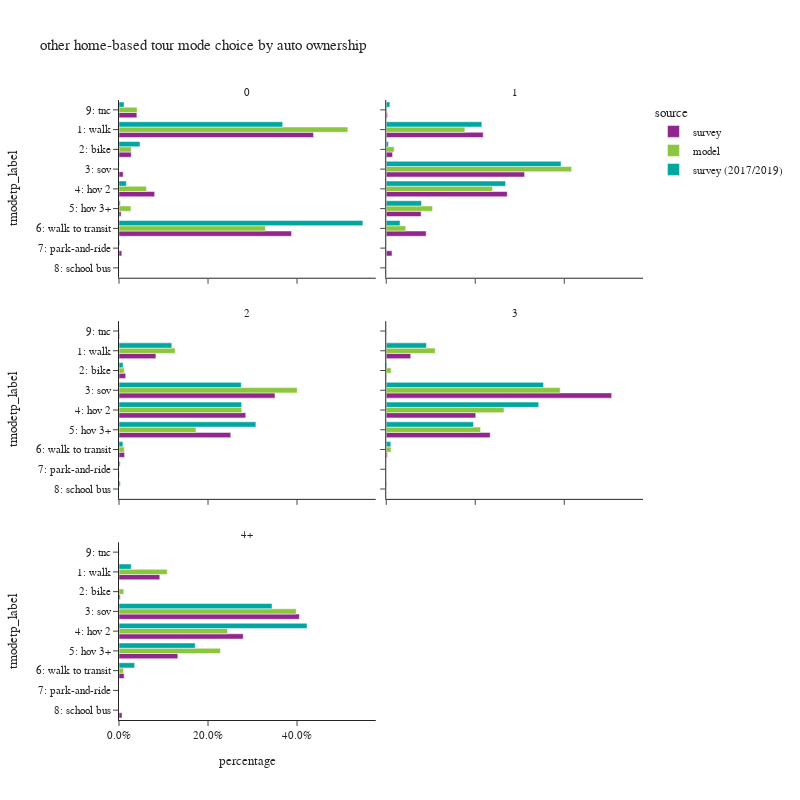

Source (notebook cell):
### Code cell
plot_mode_choice(hb_tour.filter(pl.col("auto_ownership_4+")!="-1"),
                "auto_ownership_4+",
                 {"auto_ownership_4+":["0","1","2","3","4+"],
                  "tmodetp_label":["1: walk","2: bike","3: sov","4: hov 2","5: hov 3+","6: walk to transit",
                                   "7: park-and-ride","8: school bus","9: other–survey only"]},
                 "auto ownership",2,800)

### Figure 1 — Plotly figure (JSON) as saved in the notebook; plotly's stock layout.template omitted (floating-point values rounded to 4 significant figures)
{"data": [{"alignmentgroup": "True", "customdata": [[6], [247], [28], [10], [17], [13], [132], [5], [1], [13]], "hovertemplate": "source=survey<br>auto_ownership_4+=0<br>percentage=%{x}<br>tmodetp_label=%{y}<br>sample_count=%{customdata[0]}<extra></extra>", "legendgroup": "survey", "marker": {"color": "#91268F", "pattern": {"shape": ""}}, "name": "survey", "offsetgroup": "survey", "orientation": "h", "showlegend": true, "textposition": "auto", "type": "bar", "x": [0.006633, 0.437, 0.0276, 0.009415, 0.08019, 0.004768, 0.3877, 0.006335, 0.0001828, 0.04014], "xaxis": "x5", "y": [null, "1: walk", "2: bike", "3: sov", "4: hov 2", "5: hov 3+", "6: walk to transit", "7: park-and-ride", "8: school bus", "9: tnc"], "yaxis": "y5"}, {"alignmentgroup": "True", "customdata": [[7], [460], [54], [587], [313], [177], [55], [6], [2], [6]], "hovertemplate": "source=survey<br>auto_ownership_4+=1<br>percentage=%{x}<br>tmodetp_label=%{y}<br>sample_count=%{customdata[0]}<extra></extra>", "legendgroup": "survey", "marker": {"color": "#91268F", "pattern": {"shape": ""}}, "name": "survey", "offsetgroup": "survey", "orientation": "h", "showlegend": false, "textposition": "auto", "type": "bar", "x": [0.001129, 0.2179, 0.01424, 0.3109, 0.2719, 0.07841, 0.08966, 0.01297, 4.134e-05, 0.002787], "xaxis": "x6", "y": [null, "1: walk", "2: bike", "3: sov", "4: hov 2", "5: hov 3+", "6: walk to transit", "7: park-and-ride", "8: school bus", "9: tnc"], "yaxis": "y6"}, {"alignmentgroup": "True", "customdata": [[3], [203], [20], [527], [396], [292], [14], [5], [1], [5]], "hovertemplate": "source=survey<br>auto_ownership_4+=2<br>percentage=%{x}<br>tmodetp_label=%{y}<br>sample_count=%{customdata[0]}<extra></extra>", "legendgroup": "survey", "marker": {"color": "#91268F", "pattern": {"shape": ""}}, "name": "survey", "offsetgroup": "survey", "orientation": "h", "showlegend": false, "textposition": "auto", "type": "bar", "x": [0.0009524, 0.08289, 0.01507, 0.3504, 0.2848, 0.2511, 0.01255, 0.0006163, 0.0001513, 0.001485], "xaxis": "x3", "y": [null, "1: walk", "2: bike", "3: sov", "4: hov 2", "5: hov 3+", "6: walk to transit", "7: park-and-ride", "8: school bus", "9: tnc"], "yaxis": "y3"}, {"alignmentgroup": "True", "customdata": [[1], [40], [3], [199], [96], [56], [2]], "hovertemplate": "source=survey<br>auto_ownership_4+=3<br>percentage=%{x}<br>tmodetp_label=%{y}<br>sample_count=%{customdata[0]}<extra></extra>", "legendgroup": "survey", "marker": {"color": "#91268F", "pattern": {"shape": ""}}, "name": "survey", "offsetgroup": "survey", "orientation": "h", "showlegend": false, "textposition": "auto", "type": "bar", "x": [0.0005251, 0.05508, 0.000828, 0.5065, 0.2011, 0.2336, 0.00238], "xaxis": "x4", "y": [null, "1: walk", "2: bike", "3: sov", "4: hov 2", "5: hov 3+", "6: walk to transit"], "yaxis": "y4"}, {"alignmentgroup": "True", "customdata": [[2], [14], [3], [73], [48], [17], [3], [1]], "hovertemplate": "source=survey<br>auto_ownership_4+=4+<br>percentage=%{x}<br>tmodetp_label=%{y}<br>sample_count=%{customdata[0]}<extra></extra>", "legendgroup": "survey", "marker": {"color": "#91268F", "pattern": {"shape": ""}}, "name": "survey", "offsetgroup": "survey", "orientation": "h", "showlegend": false, "textposition": "auto", "type": "bar", "x": [0.07065, 0.09165, 0.002728, 0.4053, 0.2791, 0.1322, 0.01152, 0.006883], "xaxis": "x", "y": [null, "1: walk", "2: bike", "3: sov", "4: hov 2", "5: hov 3+", "6: walk to transit", "8: school bus"], "yaxis": "y"}, {"alignmentgroup": "True", "customdata": [[8], [88949], [4749], [10663], [4653], [56921], [7056]], "hovertemplate": "source=model<br>auto_ownership_4+=0<br>percentage=%{x}<br>tmodetp_label=%{y}<br>sample_count=%{customdata[0]}<extra></extra>", "legendgroup": "model", "marker": {"color": "#8CC63E", "pattern": {"shape": ""}}, "name": "model", "offsetgroup": "model", "orientation": "h", "showlegend": true, "textposition": "auto", "type": "bar", "x": [4.624e-05, 0.5142, 0.02745, 0.06164, 0.0269, 0.329, 0.04079], "xaxis": "x5", "y": [null, "1: walk", "2: bike", "4: hov 2", "5: hov 3+", "6: walk to transit", "9: tnc"], "yaxis": "y5"}, {"alignmentgroup": "True", "customdata": [[20], [122504], [12448], [288842], [165541], [72176], [30320], [1348]], "hovertemplate": "source=model<br>auto_ownership_4+=1<br>percentage=%{x}<br>tmodetp_label=%{y}<br>sample_count=%{customdata[0]}<extra></extra>", "legendgroup": "model", "marker": {"color": "#8CC63E", "pattern": {"shape": ""}}, "name": "model", "offsetgroup": "model", "orientation": "h", "showlegend": false, "textposition": "auto", "type": "bar", "x": [2.885e-05, 0.1767, 0.01796, 0.4167, 0.2388, 0.1041, 0.04374, 0.001945], "xaxis": "x6", "y": [null, "1: walk", "2: bike", "3: sov", "4: hov 2", "5: hov 3+", "6: walk to transit", "9: tnc"], "yaxis": "y6"}, {"alignmentgroup": "True", "customdata": [[21], [135767], [12937], [431170], [297011], [186224], [12789], [1011]], "hovertemplate": "source=model<br>auto_ownership_4+=2<br>percentage=%{x}<br>tmodetp_label=%{y}<br>sample_count=%{customdata[0]}<extra></extra>", "legendgroup": "model", "marker": {"color": "#8CC63E", "pattern": {"shape": ""}}, "name": "model", "offsetgroup": "model", "orientation": "h", "showlegend": false, "textposition": "auto", "type": "bar", "x": [1.95e-05, 0.1261, 0.01201, 0.4004, 0.2758, 0.1729, 0.01188, 0.0009388], "xaxis": "x3", "y": [null, "1: walk", "2: bike", "3: sov", "4: hov 2", "5: hov 3+", "6: walk to transit", "9: tnc"], "yaxis": "y3"}, {"alignmentgroup": "True", "customdata": [[8], [60458], [6044], [214846], [145454], [116448], [5949], [483]], "hovertemplate": "source=model<br>auto_ownership_4+=3<br>percentage=%{x}<br>tmodetp_label=%{y}<br>sample_count=%{customdata[0]}<extra></extra>", "legendgroup": "model", "marker": {"color": "#8CC63E", "pattern": {"shape": ""}}, "name": "model", "offsetgroup": "model", "orientation": "h", "showlegend": false, "textposition": "auto", "type": "bar", "x": [1.455e-05, 0.11, 0.011, 0.3908, 0.2646, 0.2118, 0.01082, 0.0008787], "xaxis": "x4", "y": [null, "1: walk", "2: bike", "3: sov", "4: hov 2", "5: hov 3+", "6: walk to transit", "9: tnc"], "yaxis": "y4"}, {"alignmentgroup": "True", "customdata": [[3], [37874], [3761], [139105], [85234], [79610], [3527], [275]], "hovertemplate": "source=model<br>auto_ownership_4+=4+<br>percentage=%{x}<br>tmodetp_label=%{y}<br>sample_count=%{customdata[0]}<extra></extra>", "legendgroup": "model", "marker": {"color": "#8CC63E", "pattern": {"shape": ""}}, "name": "model", "offsetgroup": "model", "orientation": "h", "showlegend": false, "textposition": "auto", "type": "bar", "x": [8.586e-06, 0.1084, 0.01076, 0.3981, 0.244, 0.2279, 0.01009, 0.0007871], "xaxis": "x", "y": [null, "1: walk", "2: bike", "3: sov", "4: hov 2", "5: hov 3+", "6: walk to transit", "9: tnc"], "yaxis": "y"}, {"alignmentgroup": "True", "customdata": [[8], [389], [28], [7], [27], [12], [286], [4], [1], [22]], "hovertemplate": "source=survey (2017/2019)<br>auto_ownership_4+=0<br>percentage=%{x}<br>tmodetp_label=%{y}<br>sample_count=%{customdata[0]}<extra></extra>", "legendgroup": "survey (2017/2019)", "marker": {"color": "#00A7A0", "pattern": {"shape": ""}}, "name": "survey (2017/2019)", "offsetgroup": "survey (2017/2019)", "orientation": "h", "showlegend": true, "textposition": "auto", "type": "bar", "x": [0.003441, 0.3678, 0.04713, 0.0006324, 0.01655, 0.002882, 0.548, 0.001902, 0.0001898, 0.01146], "xaxis": "x5", "y": [null, "1: walk", "2: bike", "3: sov", "4: hov 2", "5: hov 3+", "6: walk to transit", "7: park-and-ride", "8: school bus", "9: tnc"], "yaxis": "y5"}, {"alignmentgroup": "True", "customdata": [[9], [977], [40], [839], [626], [264], [165], [8], [2], [34]], "hovertemplate": "source=survey (2017/2019)<br>auto_ownership_4+=1<br>percentage=%{x}<br>tmodetp_label=%{y}<br>sample_count=%{customdata[0]}<extra></extra>", "legendgroup": "survey (2017/2019)", "marker": {"color": "#00A7A0", "pattern": {"shape": ""}}, "name": "survey (2017/2019)", "offsetgroup": "survey (2017/2019)", "orientation": "h", "showlegend": false, "textposition": "auto", "type": "bar", "x": [0.0004819, 0.2148, 0.004965, 0.3928, 0.2681, 0.07933, 0.031, 0.0003277, 5.572e-05, 0.008139], "xaxis": "x6", "y": [null, "1: walk", "2: bike", "3: sov", "4: hov 2", "5: hov 3+", "6: walk to transit", "7: park-and-ride", "8: school bus", "9: tnc"], "yaxis": "y6"}, {"alignmentgroup": "True", "customdata": [[1], [466], [43], [774], [639], [459], [73], [10], [7], [8]], "hovertemplate": "source=survey (2017/2019)<br>auto_ownership_4+=2<br>percentage=%{x}<br>tmodetp_label=%{y}<br>sample_count=%{customdata[0]}<extra></extra>", "legendgroup": "survey (2017/2019)", "marker": {"color": "#00A7A0", "pattern": {"shape": ""}}, "name": "survey (2017/2019)", "offsetgroup": "survey (2017/2019)", "orientation": "h", "showlegend": false, "textposition": "auto", "type": "bar", "x": [6.474e-06, 0.1186, 0.009152, 0.2747, 0.2756, 0.3076, 0.008719, 0.002596, 0.002912, 0.0001232], "xaxis": "x3", "y": [null, "1: walk", "2: bike", "3: sov", "4: hov 2", "5: hov 3+", "6: walk to transit", "7: park-and-ride", "8: school bus", "9: tnc"], "yaxis": "y3"}, {"alignmentgroup": "True", "customdata": [[2], [58], [2], [194], [140], [86], [12], [2], [1]], "hovertemplate": "source=survey (2017/2019)<br>auto_ownership_4+=3<br>percentage=%{x}<br>tmodetp_label=%{y}<br>sample_count=%{customdata[0]}<extra></extra>", "legendgroup": "survey (2017/2019)", "marker": {"color": "#00A7A0", "pattern": {"shape": ""}}, "name": "survey (2017/2019)", "offsetgroup": "survey (2017/2019)", "orientation": "h", "showlegend": false, "textposition": "auto", "type": "bar", "x": [0.004556, 0.09036, 0.001733, 0.3533, 0.3426, 0.1961, 0.01027, 0.001028, 5.763e-05], "xaxis": "x4", "y": [null, "1: walk", "2: bike", "3: sov", "4: hov 2", "5: hov 3+", "6: walk to transit", "8: school bus", "9: tnc"], "yaxis": "y4"}, {"alignmentgroup": "True", "customdata": [[15], [91], [65], [43], [3]], "hovertemplate": "source=survey (2017/2019)<br>auto_ownership_4+=4+<br>percentage=%{x}<br>tmodetp_label=%{y}<br>sample_count=%{customdata[0]}<extra></extra>", "legendgroup": "survey (2017/2019)", "marker": {"color": "#00A7A0", "pattern": {"shape": ""}}, "name": "survey (2017/2019)", "offsetgroup": "survey (2017/2019)", "orientation": "h", "showlegend": false, "textposition": "auto", "type": "bar", "x": [0.02737, 0.3438, 0.4224, 0.1712, 0.03524], "xaxis": "x", "y": ["1: walk", "3: sov", "4: hov 2", "5: hov 3+", "6: walk to transit"], "yaxis": "y"}], "layout": {"annotations": [{"font": {}, "showarrow": false, "text": "4+", "x": 0.245, "xanchor": "center", "xref": "paper", "y": 0.2867, "yanchor": "bottom", "yref": "paper"}, {"font": {}, "showarrow": false, "text": "2", "x": 0.245, "xanchor": "center", "xref": "paper", "y": 0.6433, "yanchor": "bottom", "yref": "paper"}, {"font": {}, "showarrow": false, "text": "3", "x": 0.755, "xanchor": "center", "xref": "paper", "y": 0.6433, "yanchor": "bottom", "yref": "paper"}, {"font": {}, "showarrow": false, "text": "0", "x": 0.245, "xanchor": "center", "xref": "paper", "y": 1.0, "yanchor": "bottom", "yref": "paper"}, {"font": {}, "showarrow": false, "text": "1", "x": 0.755, "xanchor": "center", "xref": "paper", "y": 1.0, "yanchor": "bottom", "yref": "paper"}], "barmode": "group", "height": 800, "legend": {"title": {"text": "source"}, "tracegroupgap": 0}, "title": {"text": "other home-based tour mode choice by auto ownership"}, "width": 800, "xaxis": {"anchor": "y", "domain": [0.0, 0.49], "tickformat": ".1%", "title": {"text": "percentage"}}, "xaxis2": {"anchor": "y2", "domain": [0.51, 1.0], "matches": "x", "tickformat": ".1%", "title": {"text": "percentage"}}, "xaxis3": {"anchor": "y3", "domain": [0.0, 0.49], "matches": "x", "showticklabels": false, "tickformat": ".1%"}, "xaxis4": {"anchor": "y4", "domain": [0.51, 1.0], "matches": "x", "showticklabels": false, "tickformat": ".1%"}, "xaxis5": {"anchor": "y5", "domain": [0.0, 0.49], "matches": "x", "showticklabels": false, "tickformat": ".1%"}, "xaxis6": {"anchor": "y6", "domain": [0.51, 1.0], "matches": "x", "showticklabels": false, "tickformat": ".1%"}, "yaxis": {"anchor": "x", "categoryarray": ["9: other–survey only", "8: school bus", "7: park-and-ride", "6: walk to transit", "5: hov 3+", "4: hov 2", "3: sov", "2: bike", "1: walk"], "categoryorder": "array", "domain": [0.0, 0.2867], "title": {"text": "tmodetp_label"}}, "yaxis2": {"anchor": "x2", "domain": [0.0, 0.2867], "matches": "y", "showticklabels": false}, "yaxis3": {"anchor": "x3", "categoryarray": ["9: other–survey only", "8: school bus", "7: park-and-ride", "6: walk to transit", "5: hov 3+", "4: hov 2", "3: sov", "2: bike", "1: walk"], "categoryorder": "array", "domain": [0.3567, 0.6433], "matches": "y", "title": {"text": "tmodetp_label"}}, "yaxis4": {"anchor": "x4", "domain": [0.3567, 0.6433], "matches": "y", "showticklabels": false}, "yaxis5": {"anchor": "x5", "categoryarray": ["9: other–survey only", "8: school bus", "7: park-and-ride", "6: walk to transit", "5: hov 3+", "4: hov 2", "3: sov", "2: bike", "1: walk"], "categoryorder": "array", "domain": [0.7133, 1.0], "matches": "y", "title": {"text": "tmodetp_label"}}, "yaxis6": {"anchor": "x6", "domain": [0.7133, 1.0], "matches": "y", "showticklabels": false}}}
